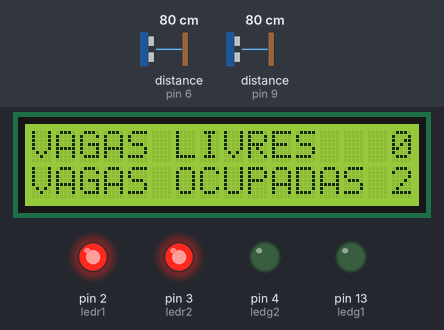
Recording of a sketch running on a simulated Arduino Uno, built with avr-gcc and run on an emulated ATmega328P. Parts: 16×2 character LCD, output pins drawn as LEDs (lit = HIGH). Wiring (inferred from the names in the program): 2 × ultrasonic range finder: trigger pin 5, echo pin 6 / trigger pin 8, echo pin 9. The inputs (shaded band) are chosen by the test bench; at power-on: distance to the obstacle (sensors on pin 6, pin 9) 80 cm. The echo pulse lasts 58.3 µs per cm; pins used as bus, display or sensor lines are not drawn; what the sketch prints to the serial monitor is not drawn.

Above: at 1.2 s.
1.3 s: distance to the obstacle (sensor on pin 6) set to 198 cm
11.9 s: distance to the obstacle (sensor on pin 6) set to 203 cm
At 16.5 s:
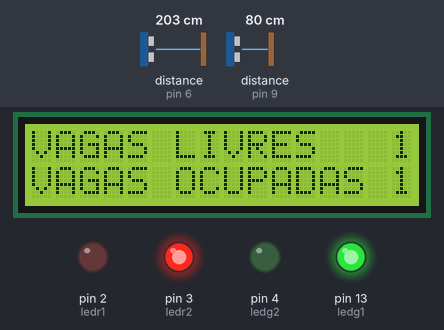
22.1 s: distance to the obstacle (sensor on pin 9) set to 195 cm
28.2 s: distance to the obstacle (sensor on pin 9) set to 206 cm
At 31.4 s:
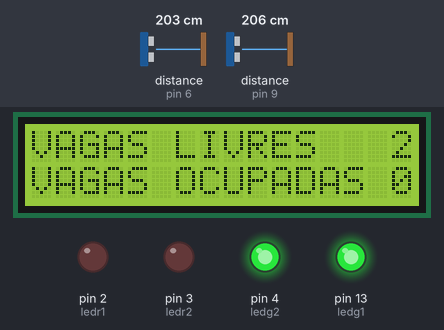
37.5 s: distance to the obstacle (sensor on pin 6) set to 2 cm
At 42.3 s:
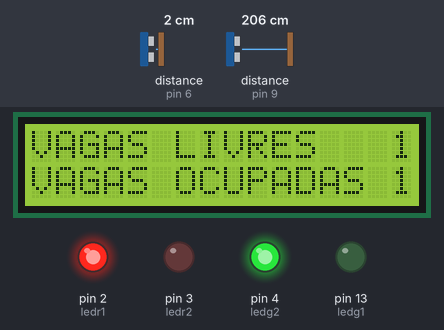
47.8 s: distance to the obstacle (sensor on pin 6) set to 250 cm
At 52.1 s:
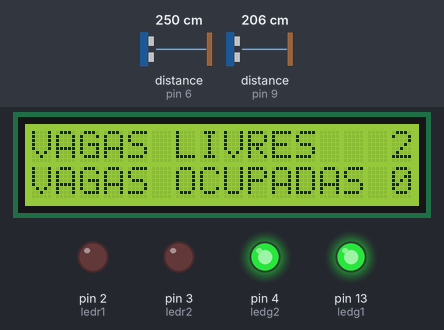
Timing chart, 0 to 53.6 s (numbered marks = the images above; inputs shaded):
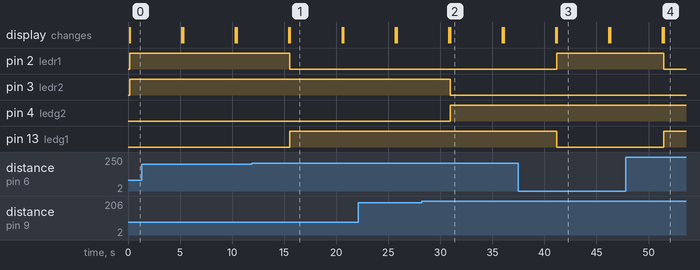

Measured:
- the behaviour switches between 200 and 201 cm on distance to the obstacle (sensor on pin 6) (found by bisection; images 0 and 1)
- the behaviour switches between 200 and 201 cm on distance to the obstacle (sensor on pin 9) (found by bisection; images 1 and 2)
- after the input at 11.9 s, pin 2 (ledr1): HIGH → LOW after 3.7 s; pin 13 (ledg1): LOW → HIGH after 3.7 s; the display: first differs from a run without the input after 3.7 s (image 1)
- after the input at 28.2 s, pin 3 (ledr2): HIGH → LOW after 2.7 s; pin 4 (ledg2): LOW → HIGH after 2.7 s; the display: first differs from a run without the input after 2.7 s (image 2)
- after the input at 37.5 s, pin 2 (ledr1): LOW → HIGH after 3.7 s; pin 13 (ledg1): HIGH → LOW after 3.7 s; the display: first differs from a run without the input after 3.7 s (image 3)
- after the input at 47.8 s, pin 2 (ledr1): HIGH → LOW after 3.7 s; pin 13 (ledg1): LOW → HIGH after 3.7 s; the display: first differs from a run without the input after 3.7 s (image 4)
- what the display in image 1 shows lasts 5.0 s, from 15.6 s to 20.6 s

The sketch:

Gs_IoT.ino
```cpp
#define ledg1 13
#define ledr1 2
#define ledg2 4
#define ledr2 3
#include <LiquidCrystal.h>

LiquidCrystal lcd(11, 10, A0, A1, A2, A3);

int vaga = 1;
int vaga1 = 1;
int vagas = vaga + vaga1;
int trigger = 5;
int echo = 6;
int trigger1 = 8;
int echo1 = 9;
float distancia;
float distancia1;

void setup() {
  Serial.begin(9600);
  pinMode(ledg1, OUTPUT);
  pinMode(ledr1, OUTPUT);
  pinMode(ledg2, OUTPUT);
  pinMode(ledr2, OUTPUT);
  pinMode(trigger, OUTPUT);
  pinMode(trigger1, OUTPUT);
  pinMode(echo, INPUT);
  pinMode(echo1, INPUT);
  lcd.begin(16, 2);

}

void loop()
{  lcd.clear();


  	distancia = valorDistancia(trigger,echo);
  	distancia1 = valorDistancia(trigger1,echo1);

   	Serial.print(distancia);
  	Serial.println(" m");
   	Serial.print(distancia1);
  	Serial.println(" m");
  	delay(100);

 	lcd.setCursor(0, 0);
  	lcd.print("VAGAS LIVRES " );
  	lcd.setCursor(0, 1);
  	lcd.print("VAGAS OCUPADAS");

 	if(distancia > 2.00 && distancia1 >2.00){
  		digitalWrite(ledg1, HIGH);
      	digitalWrite(ledr1, LOW);
      	digitalWrite(ledg2, HIGH);
      	digitalWrite(ledr2, LOW);
      	lcd.setCursor(15, 0);
      	lcd.print(2);
      	lcd.setCursor(15, 1);
      	lcd.print(0);
    }else if(distancia > 2.00){
      	digitalWrite(ledg1, HIGH);
      	digitalWrite(ledr1, LOW);
      	digitalWrite(ledg2, LOW);
      	digitalWrite(ledr2, HIGH);
      	lcd.setCursor(15, 0);
      	lcd.print(1);
      	lcd.setCursor(15, 1);
      	lcd.print(1);
    }else if(distancia1 >2.00){
      	digitalWrite(ledg1, LOW);
      	digitalWrite(ledr1, HIGH);
      	digitalWrite(ledg2, HIGH);
      	digitalWrite(ledr2, LOW);
      	lcd.setCursor(15, 0);
      	lcd.print(1);
      	lcd.setCursor(15, 1);
      	lcd.print(1);
    }else{
		digitalWrite(ledg1, LOW);
      	digitalWrite(ledr1, HIGH);
      	digitalWrite(ledg2, LOW);
      	digitalWrite(ledr2, HIGH);
      	lcd.setCursor(15, 0);
      	lcd.print(0);
      	lcd.setCursor(15, 1);
      	lcd.print(2);
    }


  delay(5000);

  }

float valorDistancia(int trigger,int echo)
{
  digitalWrite(trigger, HIGH);
  digitalWrite(trigger, LOW);
  return  0.0001715 * pulseIn(echo, HIGH);

}
```
